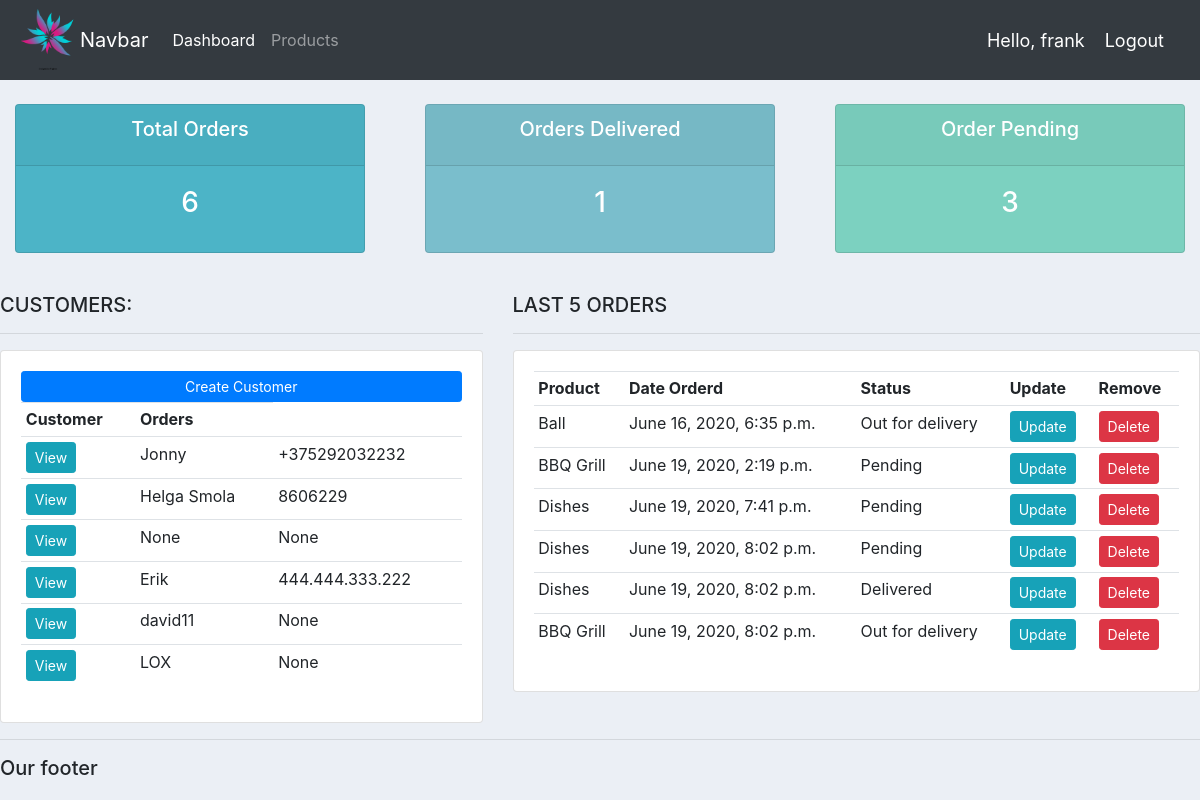
The app's page / (signed in) with its own data.
### accounts/models.py (models this page shows, shortened)
class Customer(models.Model):
    user = models.OneToOneField(User, blank=True, null=True, on_delete=models.CASCADE)
    name = models.CharField(max_length=200, null=True)
    phone = models.CharField(max_length=200, null=True)
    email = models.CharField(max_length=200, null=True)
    date_created = models.DateTimeField(auto_now_add=True)
    profile_pic = models.ImageField(default="logo.png",null=True, blank=True)

class Order(models.Model):
    STATUS = (
    ('Pending', 'Pending'),
    ('Out for delivery', 'Out for delivery'),
    ('Delivered', 'Delivered'),)
    customer = models.ForeignKey(Customer, null=True, on_delete=models.SET_NULL)
    product = models.ForeignKey(Product, null=True, on_delete=models.SET_NULL)
    date_created = models.DateTimeField(auto_now_add=True)
    status = models.CharField(max_length=200, null=True, choices=STATUS)
    note = models.CharField(max_length=1000, null=True)

class Product(models.Model):
    CATEGORY = (
        ('Indoor', 'Indoor'),
        ('Out Door', 'Out Door'),
    )
    name =  models.CharField(max_length=200, null=True)
    price = models.FloatField(null=True)
    category = models.CharField(max_length=200, null=True, choices=CATEGORY)
    description = models.CharField(max_length=200, null=True, blank=True)
    date_created = models.DateTimeField(auto_now_add=True)
    tags = models.ManyToManyField(Tag)
    def __str__(self):
        return self.name

### accounts/decorators.py (the view)
    def wrapper_func(request, *args, **kwargs):
        group = None
        if request.user.groups.exists():
            group = request.user.groups.all()[0].name
        if group == 'customer':
            return redirect('user-page')
        if group == 'admin':
            return view_func(request, *args, **kwargs)

### accounts/views.py (called while the page is built)
@login_required(login_url='login')
@admin_only
def home(request):
    orders = Order.objects.all()
    customers = Customer.objects.all()
    total_customers = customers.count()
    total_orders = orders.count()
    delivered = orders.filter(status='Delivered').count()
    pending = orders.filter(status='Pending').count()
    context = {'orders':orders, 'customers':customers,'total_orders':total_orders,'delivered':delivered,'total_customers':total_customers,'pending':pending}
    return render(request, 'accounts/dashboard.html',context)

### accounts/templates/accounts/dashboard.html
{% extends 'accounts/main.html' %}
{% block content %}
{% include 'accounts/status.html' %}
<br>
<div class="row">
 <div class="col-md-5">
  <h5>CUSTOMERS:</h5>
  <hr>
  <div class="card card-body">
   <a class="btn btn-primary  btn-sm btn-block" href="">Create Customer</a>
   <table class="table table-sm">
    <tr>
     <th>Customer</th>
     <th>Orders</th>
    </tr>
    {% for customer in customers %}
        <tr>
            <td><a href="{% url 'customers' customer.id %}" class="btn btn-sm btn-info">View</a></td>
            <td>{{customer.name}}</td>
            <td>{{customer.phone}}</td>
        </tr>
    {% endfor %}
   </table>
  </div>
 </div>
 <div class="col-md-7">
  <h5>LAST 5 ORDERS</h5>
  <hr>
  <div class="card card-body">
   <table class="table table-sm">
    <tr>
     <th>Product</th>
     <th>Date Orderd</th>
     <th>Status</th>
     <th>Update</th>
     <th>Remove</th>
    </tr>
    {% for order in orders %}
        <tr>
            <td>{{order.product}}</td>
            <td>{{order.date_created}}</td>
            <td>{{order.status}}</td>
            <td><a href="{% url 'update_order' order.id%}" class="btn btn-sm btn-info">Update</a></td>
            <td><a href="{% url 'delete_order' order.id%}" class="btn btn-sm btn-danger">Delete</a></td>
        </tr>
    {% endfor %}
   </table>
  </div>
 </div>
</div>
{% endblock %}

### accounts/templates/accounts/main.html (shortened to what this page needs)
{% load static %}
<!DOCTYPE html>
<html lang="en">
<head>
    <link rel="stylesheet" href="https://stackpath.bootstrapcdn.com/bootstrap/4.5.0/css/bootstrap.min.css">
    <link rel="stylesheet" href="{% static '/css/main.css' %}">
</head>
<body>
    {% include 'accounts/navbar.html' %}
    {% block content %}
    {% endblock %}
    <hr>
    <h5>    Our footer</h5>
</body>
</html>

### accounts/templates/accounts/navbar.html (shortened to what this page needs)
{% load static %}
<nav class="navbar navbar-expand-lg navbar-dark bg-dark">
    <img src="{% static 'images/logo.png' %}" width="64" height="64" alt="">
    <a class="navbar-brand" href="/">Navbar</a>
    <div class="collapse navbar-collapse" id="navbarNav">
      <ul class="navbar-nav">
        {% if request.user.is_staff %}
        <li class="nav-item active">
          <a class="nav-link" href="{% url 'home' %}">Dashboard</a>
        </li>
        <li class="nav-item">
          <a class="nav-link" href="{% url 'products' %}">Products</a>
        </li>
        {% else %}
        <li class="nav-item">
          <a class="nav-link" href="{% url 'accounts' %}">Settings</a>
        </li>
        {% endif %}
      </ul>
    </div>
    <span class="hello-msg">Hello, {{request.user}}</span>
    <span><a class="hello-msg" href="{% url 'logout' %}">Logout</a></span>
</nav>

### accounts/templates/accounts/status.html
<br>
<div class="row">
 <div class="col">
  <div class="col-md">
   <div class="card text-center text-white  mb-3" id="total-orders">
      <div class="card-header">
       <h5 class="card-title">Total Orders</h5>
      </div>
      <div class="card-body">
        <h3 class="card-title">{{total_orders}}</h3>
      </div>
   </div>
  </div>
 </div>
 <div class="col">
  <div class="col-md">
   <div class="card text-center text-white  mb-3" id="orders-delivered">
      <div class="card-header">
       <h5 class="card-title">Orders Delivered</h5>
      </div>
      <div class="card-body">
        <h3 class="card-title">{{delivered}}</h3>
      </div>
   </div>
  </div>
 </div>
 <div class="col">
  <div class="col-md">
   <div class="card text-center text-white  mb-3" id="orders-pending">
      <div class="card-header">
       <h5 class="card-title">Order Pending</h5>
      </div>
      <div class="card-body">
        <h3 class="card-title">{{pending}}</h3>
      </div>
   </div>
  </div>
 </div>
</div>

### static/css/main.css (style rules this page uses)
body { background-color: #ebeff5; }
#total-orders { background-color: #4cb4c7; }
#orders-delivered { background-color: #7abecc; }
#orders-pending { background-color: #7CD1C0; }

### accounts/templates/accounts/navbar.html (style rules this page uses)
.hello-msg { font-size: 18px; color: #fff; margin-right: 20px; }

### records on screen
Customer: name "Jonny", phone "+375292032232"
Customer: name "Helga Smola", phone "8606229"
Customer: name "None", phone "None"
Customer: name "Erik", phone "444.444.333.222"
Customer: name "david11", phone "None"
Customer: name "LOX", phone "None"
Order: product "Ball", date_created "June 16, 2020, 6:35 p.m.", status "Out for delivery"
Order: product "BBQ Grill", date_created "June 19, 2020, 2:19 p.m.", status "Pending"
Order: product "Dishes", date_created "June 19, 2020, 7:41 p.m.", status "Pending"
Order: product "Dishes", date_created "June 19, 2020, 8:02 p.m.", status "Pending"
Order: product "Dishes", date_created "June 19, 2020, 8:02 p.m.", status "Delivered"
Order: product "BBQ Grill", date_created "June 19, 2020, 8:02 p.m.", status "Out for delivery"

### other values on screen
{{ request.user }} "frank"
{{ total_orders }} "6"
{{ delivered }} "1"
{{ pending }} "3"
